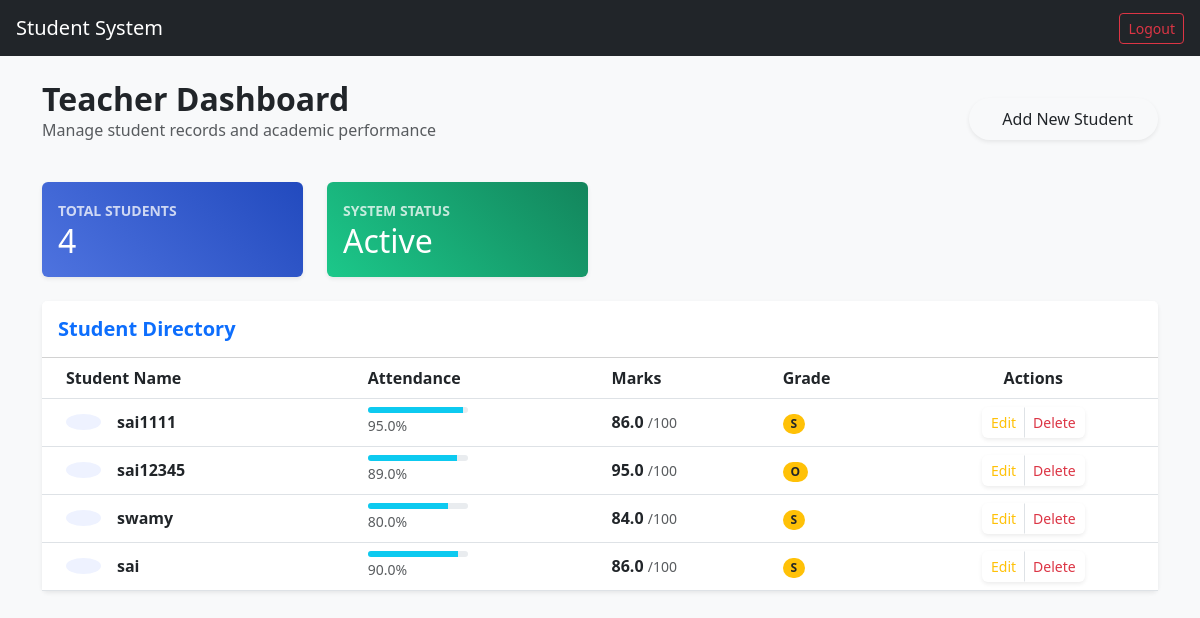
Page /dashboard/ (signed in) on the committed database.
### stdapp/models.py (models this page shows, shortened)
class Profile(models.Model):
    ROLE_CHOICES = (('student', 'Student'), ('teacher', 'Teacher'))
    user = models.OneToOneField(User, on_delete=models.CASCADE)
    role = models.CharField(max_length=10, choices=ROLE_CHOICES, default='student')
    employee_id = models.CharField(max_length=20, unique=True, null=True, blank=True)
    attendance = models.FloatField(default=0.0)
    last_semester_marks = models.FloatField(default=0.0)
    grade = models.CharField(max_length=2, default='F')

### stdapp/views.py (the view)
# urls.py: path('dashboard/', views.dashboard, name='dashboard'),
@login_required
def dashboard(request):
    profile = request.user.profile
    if profile.role == 'teacher':
        students = Profile.objects.filter(role='student')
        return render(request, 'teacher_dashboard.html', {'students': students})
    return render(request, 'student_dashboard.html', {'profile': profile})

### stdapp/templates/teacher_dashboard.html (shortened to what this page needs)
{% extends 'base.html' %}
{% block content %}
<div class="d-flex justify-content-between align-items-center mb-4">
    <div>
        <h2 class="fw-bold text-dark mb-0">Teacher Dashboard</h2>
        <p class="text-muted">Manage student records and academic performance</p>
    </div>
    <a href="{% url 'add_student' %}" class="btn btn-gradient-success rounded-pill shadow-sm px-4 py-2">
        Add New Student
    </a>
</div>
<div class="row mb-4">
    <div class="col-md-3">
        <div class="card stat-card shadow-sm border-0" style="background: linear-gradient(45deg, #4e73df, #224abe);">
            <div class="card-body text-white">
                <small class="text-uppercase fw-bold opacity-75">Total Students</small>
                <h2 class="mb-0">{{ students.count }}</h2>
            </div>
        </div>
    </div>
    <div class="col-md-3">
        <div class="card stat-card shadow-sm border-0" style="background: linear-gradient(45deg, #1cc88a, #13855c);">
            <div class="card-body text-white">
                <small class="text-uppercase fw-bold opacity-75">System Status</small>
                <h2 class="mb-0">Active</h2>
            </div>
        </div>
    </div>
</div>
<div class="card shadow-sm border-0">
    <div class="card-header bg-white py-3">
        <h5 class="mb-0 fw-bold text-primary">Student Directory</h5>
    </div>
    <div class="card-body p-0">
        <div class="table-responsive">
            <table class="table table-hover align-middle mb-0">
                <thead class="bg-light">
                    <tr>
                        <th class="ps-4">Student Name</th>
                        <th>Attendance</th>
                        <th>Marks</th>
                        <th>Grade</th>
                        <th class="text-center">Actions</th>
                    </tr>
                </thead>
                <tbody>
                    {% for s in students %}
                    <tr>
                        <td class="ps-4">
                            <div class="d-flex align-items-center">
                                <div class="avatar-sm me-3 bg-soft-primary text-primary rounded-circle p-2 text-center" style="width: 35px; background: #eef2ff;">
                                </div>
                                <span class="fw-bold">{{ s.user.username }}</span>
                            </div>
                        </td>
                        <td>
                            <div class="progress" style="height: 6px; width: 100px;">
                                <div class="progress-bar bg-info" role="progressbar" style="width: {{ s.attendance }}%"></div>
                            </div>
                            <small class="text-muted">{{ s.attendance }}%</small>
                        </td>
                        <td><span class="fw-bold">{{ s.last_semester_marks }}</span> <small class="text-muted">/100</small></td>
                        <td>
                            <span class="badge rounded-pill {% if s.grade == 'A' %}bg-success{% elif s.grade == 'F' %}bg-danger{% else %}bg-warning text-dark{% endif %}">
                                {{ s.grade }}
                            </span>
                        </td>
                        <td class="text-center">
                            <div class="btn-group shadow-sm" role="group">
                                <a href="{% url 'edit_student' s.id %}" class="btn btn-sm btn-white text-warning border-end" title="Edit">
                                     Edit
                                </a>
                                <a href="{% url 'delete_student' s.id %}" class="btn btn-sm btn-white text-danger" onclick="return confirm('Are you sure you want to delete this student?')" title="Delete">
                                     Delete
                                </a>
                            </div>
                        </td>
                    </tr>
                    {% endfor %}
                </tbody>
            </table>
        </div>
    </div>
</div>
{% endblock %}

### stdapp/templates/base.html (shortened to what this page needs)
<!DOCTYPE html>
<html>
<head>
    <link href="https://cdn.jsdelivr.net/npm/bootstrap@5.3.0/dist/css/bootstrap.min.css" rel="stylesheet">
</head>
<body class="bg-light">
    <nav class="navbar navbar-dark bg-dark mb-4 px-3">
        <a class="navbar-brand" href="{% url 'index' %}">Student System</a>
        {% if user.is_authenticated %}<a href="{% url 'logout' %}" class="btn btn-outline-danger btn-sm">Logout</a>{% endif %}
    </nav>
    <div class="container">{% block content %}{% endblock %}</div>
</body>
</html>

### rows in the picture
Profile: user.username "sai1111", attendance "95.0", last_semester_marks "86.0", grade "S"
Profile: user.username "sai12345", attendance "89.0", last_semester_marks "95.0", grade "O"
Profile: user.username "swamy", attendance "80.0", last_semester_marks "84.0", grade "S"
Profile: user.username "sai", attendance "90.0", last_semester_marks "86.0", grade "S"

### other values in the picture
{{ students.count }} "4"
